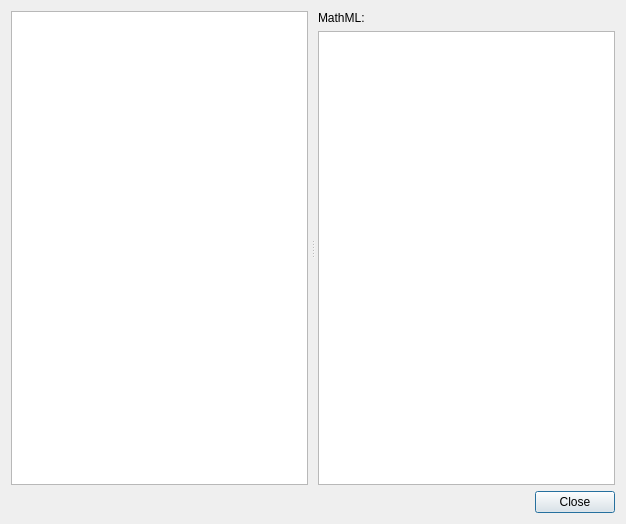
<?xml version="1.0" encoding="UTF-8"?>
<ui version="4.0">
 <class>MathMLCodesDialog</class>
 <widget class="QDialog" name="MathMLCodesDialog">
  <property name="geometry">
   <rect>
    <x>0</x>
    <y>0</y>
    <width>626</width>
    <height>524</height>
   </rect>
  </property>
  <property name="windowTitle">
   <string>MathML In Document</string>
  </property>
  <property name="windowIcon">
   <iconset resource="resource.qrc">
    <normaloff>:/all/icons/CAR_About.png</normaloff>:/all/icons/CAR_About.png</iconset>
  </property>
  <layout class="QVBoxLayout" name="verticalLayout_2" stretch="1,0">
   <item>
    <widget class="QSplitter" name="splitter">
     <property name="orientation">
      <enum>Qt::Horizontal</enum>
     </property>
     <property name="handleWidth">
      <number>10</number>
     </property>
     <widget class="QListWidget" name="mathmlCodesList"/>
     <widget class="QWidget" name="layoutWidget">
      <layout class="QVBoxLayout" name="verticalLayout">
       <item>
        <widget class="QLabel" name="label">
         <property name="text">
          <string>MathML:</string>
         </property>
        </widget>
       </item>
       <item>
        <widget class="QPlainTextEdit" name="mathmlOutput"/>
       </item>
      </layout>
     </widget>
    </widget>
   </item>
   <item>
    <layout class="QHBoxLayout" name="horizontalLayout">
     <item>
      <spacer name="horizontalSpacer">
       <property name="orientation">
        <enum>Qt::Horizontal</enum>
       </property>
       <property name="sizeHint" stdset="0">
        <size>
         <width>40</width>
         <height>20</height>
        </size>
       </property>
      </spacer>
     </item>
     <item>
      <widget class="QPushButton" name="closeButton">
       <property name="text">
        <string>Close</string>
       </property>
      </widget>
     </item>
    </layout>
   </item>
  </layout>
 </widget>
 <resources>
  <include location="resource.qrc"/>
 </resources>
 <connections/>
</ui>
